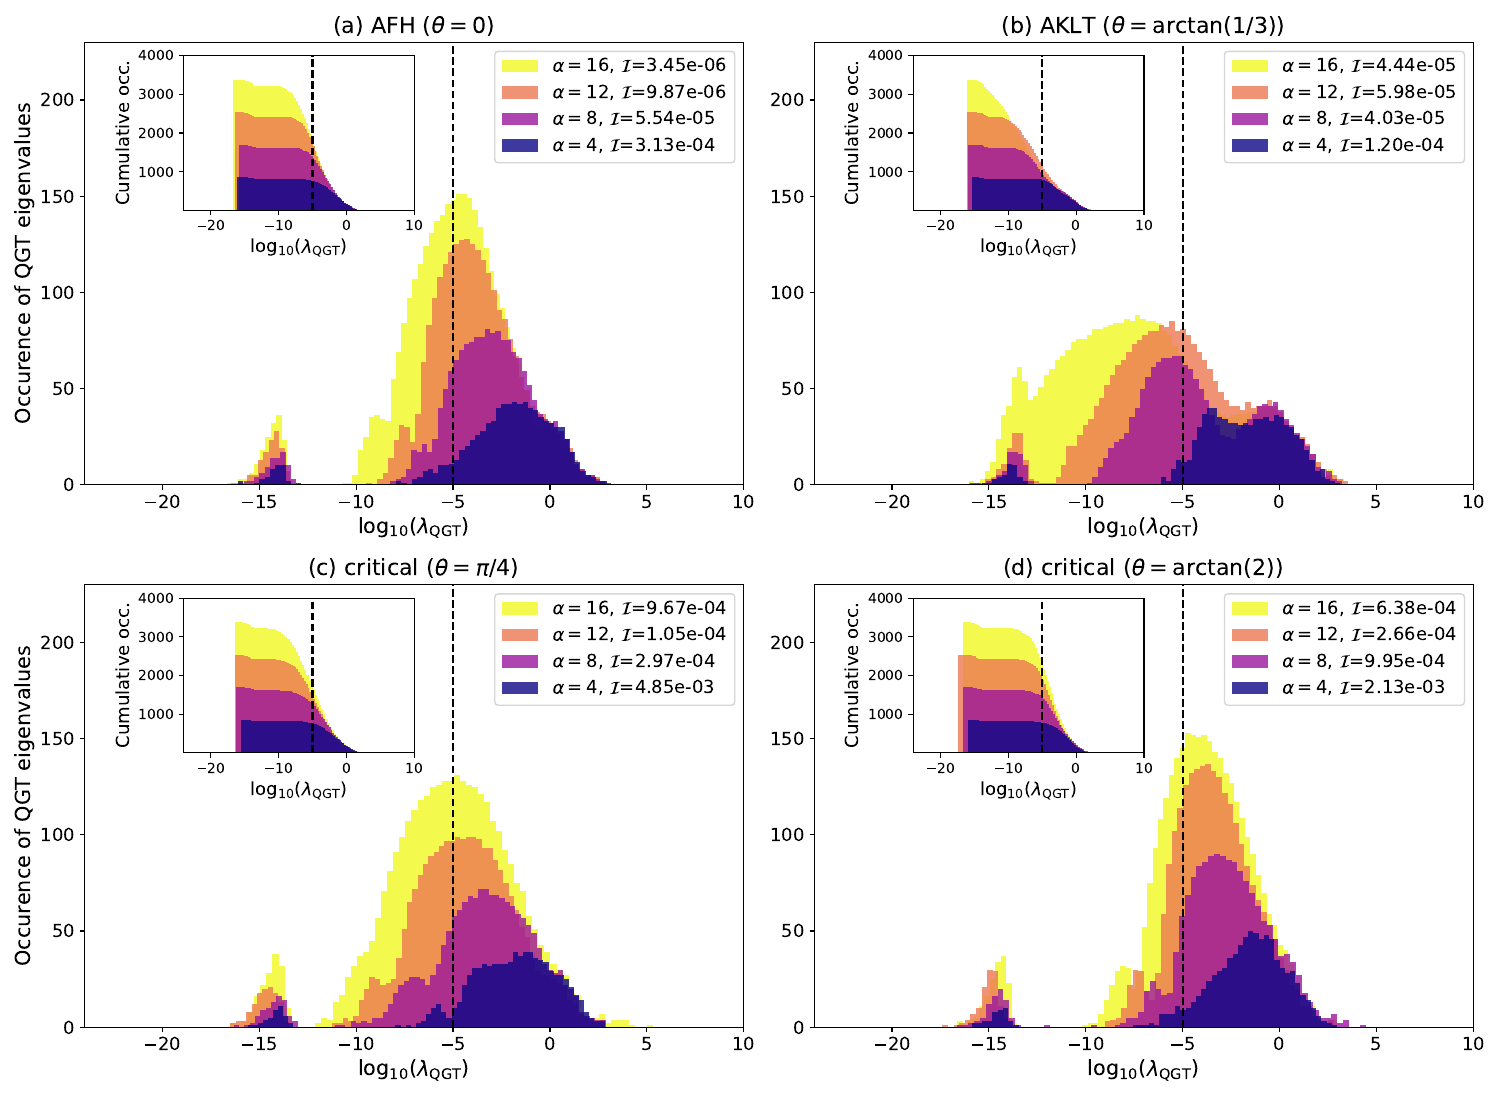

Reproduce this figure in Python.
import matplotlib.pyplot as plt 
import numpy as np 


cmap = plt.cm.plasma

def compute_rank(qgt_evals, cutoff=1e-6, normalize=False):
    if not normalize:
        qgt_lgevals = np.log10(qgt_evals)
    else:
        qgt_evals /= qgt_evals.max()
        qgt_lgevals = np.log10(qgt_evals)
    rank_ = len(qgt_lgevals[qgt_lgevals>cutoff])
    return rank_, qgt_lgevals

#cutoff = -12
ix = 0.15 
iy = 0.62
lx = 0.35
ly = 0.35
y0 = 0
yf = 230
x0 = -24
xf = 10
y0_in = 1
yf_in = 4000
x0_in = -24
xf_in = 10
bin_edges = np.linspace(-24, 10, 100)
transparency = 0.8

fontsize_suptitle = 16+2
fontsize_title = 14+2
fontsize_labels = 13+2
fontsize_legend = 13

cutoff = -5
normalize_ = False
L=10

# AFH
fig, axes = plt.subplots(2,2,figsize=(15,11))
#plt.suptitle("Spectrum of the QGT for the spin-1 Bilinear-Biquadratic chain with L=10", fontsize=fontsize_suptitle)

flattened_axes = axes.flatten()
title_list = [r"(a) AFH ($\theta=0$)", r"(b) AKLT ($\theta=\arctan(1/3)$)", r"(c) critical ($\theta=\pi/4$)", r"(d) critical ($\theta=\arctan(2)$)"]
model_list = ["AFH", "AKLT", "LS", "gapless"]
lr_list = [1e-2, 1e-2, 1e-2, 9e-3]

for iax, ax0 in enumerate(flattened_axes):

    ax0.set_title(title_list[iax], fontsize=fontsize_title)
    axins = ax0.inset_axes([ix, iy, lx, ly])
    model = model_list[iax]
    lr = lr_list[iax]
    alpha_list=np.flip(np.array([4,8,12,16]))
    colors = cmap(np.linspace(0, 1, len(alpha_list)))

    for ia,alp in enumerate(alpha_list):
        Iterations = 20000
        samples = 4096

        infidelity_file = f"./data_VMC_optimization/infidelity/final_infidelity_vmc_model_{model}_L_{L:d}_alpha_{alp:d}.npy"
        qgt_eigvals_file = f"./data_VMC_optimization/qgt_eigenvalues/qgt_eigvals_vmc_model_{model}_L_{L:d}_alpha_{alp:d}.npy"
        relE_file = f"./data_VMC_optimization/converged_energy/relE_vmc_model_{model}_L_{L:d}_alpha_{alp:d}.npy"

        infidelity = np.load(infidelity_file)[0]
        qgt_eigvals = np.load(qgt_eigvals_file)[:,0]
        qgt_logevals = np.log10(qgt_eigvals)#/qgt_eigvals.max())
        rank = len(qgt_logevals[qgt_logevals>cutoff])
        relE = np.load(relE_file)[0]


        ax0.hist(qgt_logevals, bins=bin_edges, alpha=transparency, label=rf"$\alpha={alp}$, "+r"$\mathcal{I}$"+f"={infidelity:.2e}", color=colors[-ia-1])#, edgecolor='black')
        axins.hist(qgt_logevals, bins=bin_edges, alpha=transparency, cumulative=-1,color=colors[-ia-1])#, edgecolor='black')


    ax0.set_ylim(y0,yf)
    ax0.set_xlim(x0,xf)
    ax0.set_xlabel(r"$\log_{10}(\lambda_{\rm QGT})$", fontsize=fontsize_labels)

    if iax%2==0: ax0.set_ylabel("Occurence of QGT eigenvalues", fontsize=fontsize_labels)
    ax0.legend(loc="upper right", fontsize=fontsize_legend)
    ax0.axvline(cutoff, color='k', linestyle="--")
    axins.set_ylim(y0_in,yf_in)
    axins.set_xlim(x0_in,xf_in)
    axins.axvline(cutoff, color='k', linestyle="--")
    axins.set_xlabel(r"$\log_{10}(\lambda_{\rm QGT})$", fontsize=fontsize_legend)
    axins.set_ylabel("Cumulative occ.", fontsize=fontsize_legend)



for ax in axes.flat:
    ax.tick_params(axis='both', labelsize=fontsize_legend)

plt.tight_layout()
plt.savefig("fig_9.pdf",dpi=300)

